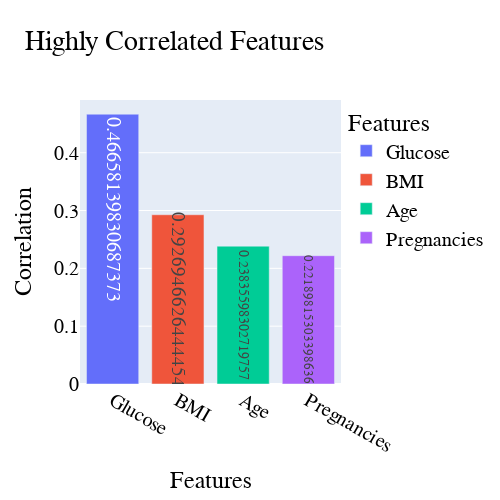

Source (notebook cell):
### Markdown cell above
**Visualize the correlation by final feature names in bar chart**

### Code cell
crdf = pd.DataFrame({"Features": finalfets, "Correlation": finalcorrs})
crdf = crdf.sort_values(by="Correlation", ascending=False)
fig = px.bar(crdf, x="Features", y="Correlation", text="Correlation",
            color="Features", title="Highly Correlated Features",
            height=500, width=500)
fig.update_layout(
    font=dict(
        family="monospace",
        size=20,
        color="black"
    )
)

fig.show()

### Figure 1 — Plotly figure (JSON) as saved in the notebook; plotly's stock layout.template omitted (floating-point values rounded to 4 significant figures)
{"data": [{"alignmentgroup": "True", "hovertemplate": "Features=%{x}<br>Correlation=%{text}<extra></extra>", "legendgroup": "Glucose", "marker": {"color": "#636efa", "pattern": {"shape": ""}}, "name": "Glucose", "offsetgroup": "Glucose", "orientation": "v", "showlegend": true, "text": [0.4666], "textposition": "auto", "type": "bar", "x": ["Glucose"], "xaxis": "x", "y": [0.4666], "yaxis": "y"}, {"alignmentgroup": "True", "hovertemplate": "Features=%{x}<br>Correlation=%{text}<extra></extra>", "legendgroup": "BMI", "marker": {"color": "#EF553B", "pattern": {"shape": ""}}, "name": "BMI", "offsetgroup": "BMI", "orientation": "v", "showlegend": true, "text": [0.2927], "textposition": "auto", "type": "bar", "x": ["BMI"], "xaxis": "x", "y": [0.2927], "yaxis": "y"}, {"alignmentgroup": "True", "hovertemplate": "Features=%{x}<br>Correlation=%{text}<extra></extra>", "legendgroup": "Age", "marker": {"color": "#00cc96", "pattern": {"shape": ""}}, "name": "Age", "offsetgroup": "Age", "orientation": "v", "showlegend": true, "text": [0.2384], "textposition": "auto", "type": "bar", "x": ["Age"], "xaxis": "x", "y": [0.2384], "yaxis": "y"}, {"alignmentgroup": "True", "hovertemplate": "Features=%{x}<br>Correlation=%{text}<extra></extra>", "legendgroup": "Pregnancies", "marker": {"color": "#ab63fa", "pattern": {"shape": ""}}, "name": "Pregnancies", "offsetgroup": "Pregnancies", "orientation": "v", "showlegend": true, "text": [0.2219], "textposition": "auto", "type": "bar", "x": ["Pregnancies"], "xaxis": "x", "y": [0.2219], "yaxis": "y"}], "layout": {"barmode": "relative", "font": {"color": "black", "family": "monospace", "size": 20}, "height": 500, "legend": {"title": {"text": "Features"}, "tracegroupgap": 0}, "title": {"text": "Highly Correlated Features"}, "width": 500, "xaxis": {"anchor": "y", "categoryarray": ["Glucose", "BMI", "Age", "Pregnancies"], "categoryorder": "array", "domain": [0, 1], "title": {"text": "Features"}}, "yaxis": {"anchor": "x", "domain": [0, 1], "title": {"text": "Correlation"}}}}
